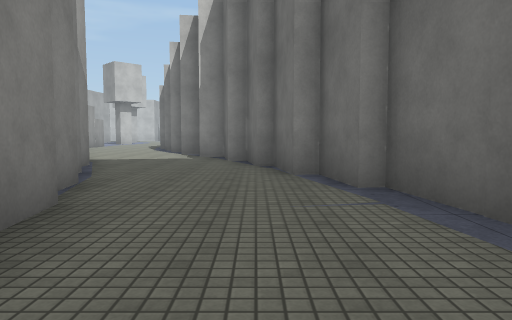
view 1 (above)

19 first-person views from a walk through a Unity game level. The camera is 1.2 m above the floor, tilts 4° down and sees 70° across. The floor is counted in squares, 2 m on a side. Each view is taken from the middle of a square. On the plan, view 1 faces up. The plan holds only what a view shows up to about 10 squares ahead; the rest is blank. The place goes on beyond the plan. The player character is not drawn. Surface patterns are stand-ins for the level's own textures.

view 2
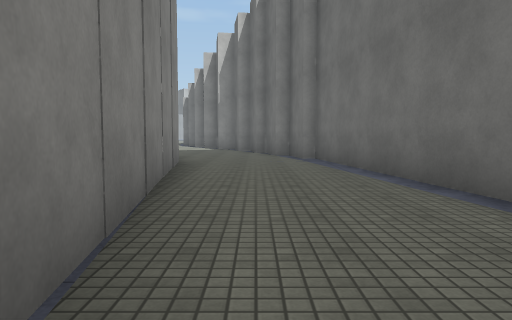

view 3
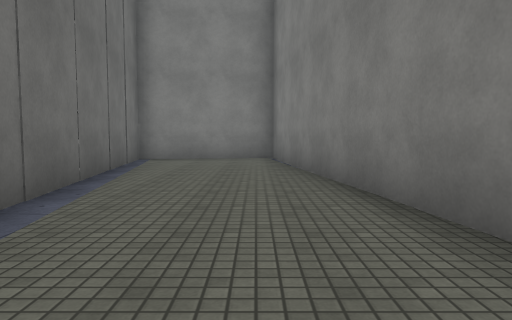

view 4
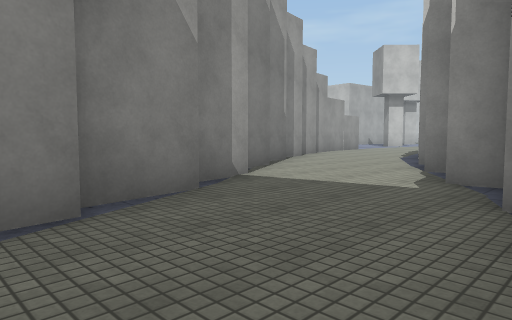

view 5
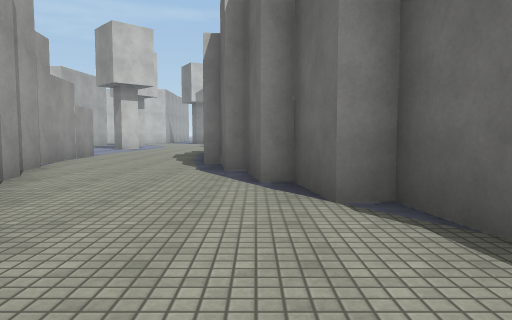

view 6
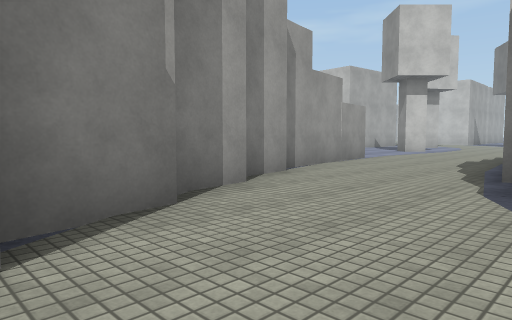

view 7
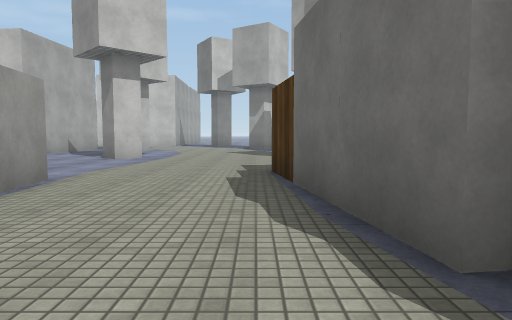

view 8
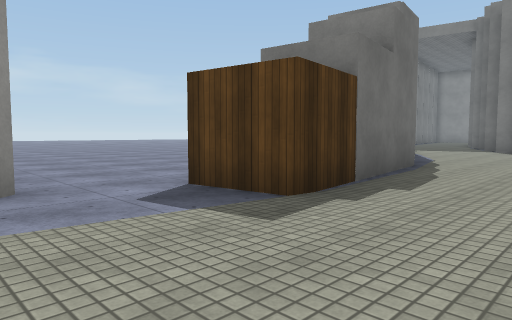

view 9
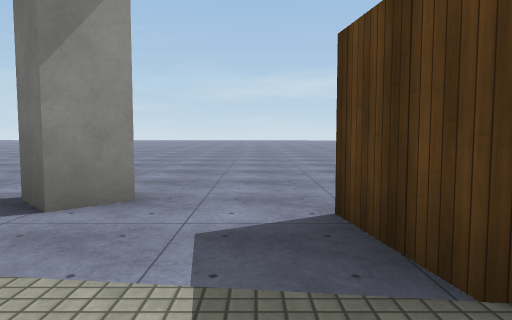

view 10
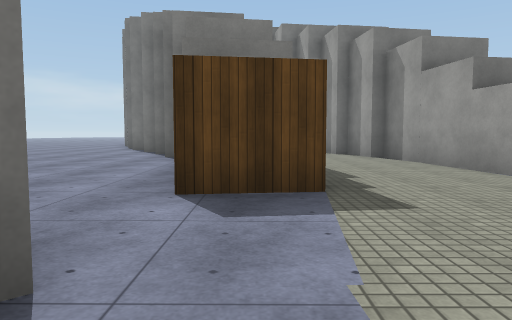

view 11
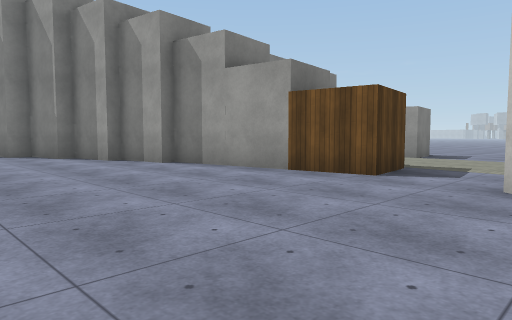

view 12
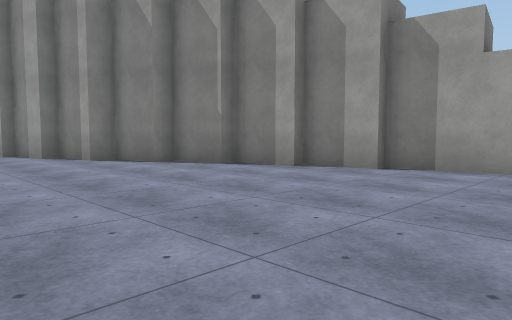

view 13
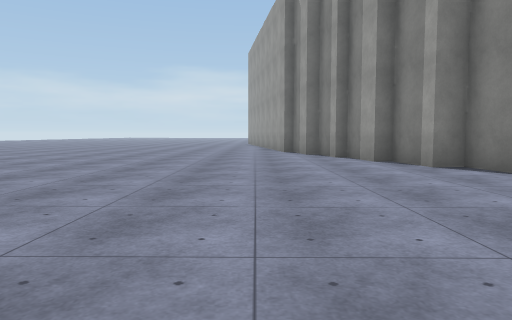

view 14
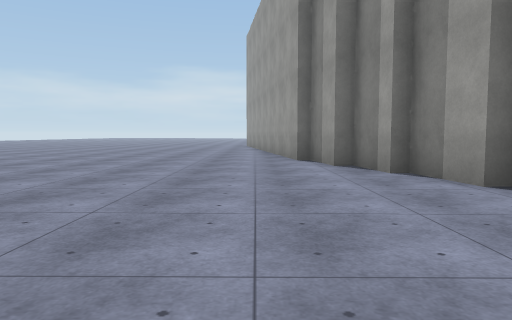

view 15
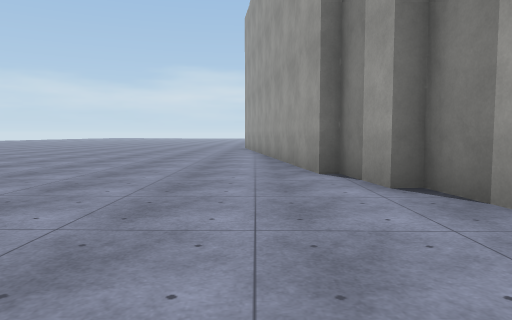

view 16
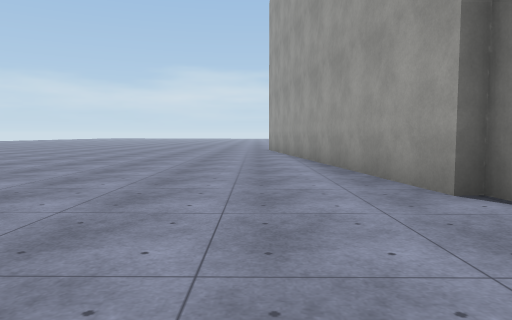

view 17
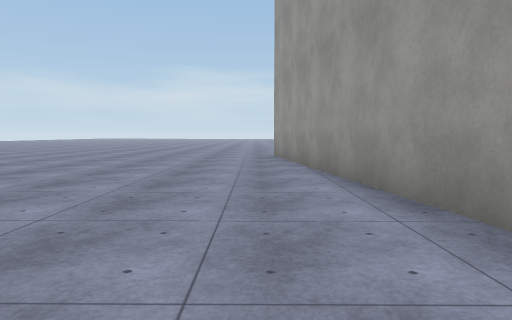

view 18
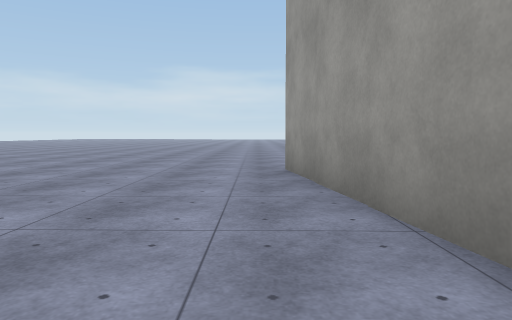

view 19
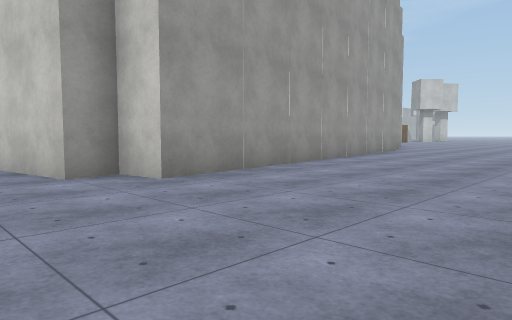

### Floor plan
Points are (right, up) in squares from view 1. A wall is a line through its corners. A room is listed if a view was taken in it or the views show most of it. See-through windows are left out.
Room 1 (views 1, 2, 3, 4, 5, 6, 7, 8, 9, 10, 11, 12, 13, 14, 15, 16, 17, 18, 19)
walls: (1.9, 7.4) (2.1, 5.8); (-0.7, 8.6) (-0.9, 9.9) (-1.5, 9.8) (-1.7, 11.3) (-2.3, 11.2) (-2.5, 12.7) (-2.9, 12.7) (-3.2, 14.2); (2.5, 5.9) (2.7, 4.3); (3, 4.5) (4.5, -6.3) (3.5, -6.5) (3.7, -7.3) (1.3, -7.7); (-3.4, 7.6) (-3.2, 6.1); (-2.9, 6) (-2.8, 5.4); (-4.1, 8.9) (-3.9, 7.8); (-2.3, 4.7) (-2.2, 3.9); (-3.5, 14.1) (-3.7, 15.7) (-4.1, 15.6) (-4.7, 20.2) (-3.2, 20.4) (-2.5, 15.9) (-2.2, 15.9) (-2, 14.4) (-1.6, 14.4) (-1.4, 12.9) (-1, 13) (-0.8, 11.5) (-0.2, 11.6) (0, 10.1) (0.7, 10.1) (0.9, 8.7) (1.3, 8.7) (1.6, 7.2); (-4.9, 10.4) (-4.8, 9.5); (-1.8, 3.2) (-0.4, -6.3) (2.9, -5.8) (1.4, 4.2) (1.2, 4.1) (1, 5.5) (0.6, 5.5) (0.3, 7) (0, 7) (-0.2, 8.4) (-0.7, 8.4); (-5.7, 11.8) (-5.5, 10.3); (-6.4, 13.2) (-6.2, 12); (-2.6, 22.1) (-3.2, 22.7) (-2.6, 23.2); (-8, 19.2) (-7.3, 14.6) (-6.9, 14.7) (-6.8, 13.6)
ways out: opening at (-6.3, 20.5)

Positions as (right, up) in squares from view 1, and headings:
1: (0, 0), facing up
2: (0, -5), facing up
3: (0, 3), facing down
4: (0, 5), facing up-left
5: (-3, 8), facing up
6: (-3, 10), facing up-left
7: (-5, 14), facing up
8: (-7, 23), facing down-right
9: (-6, 21), facing right
10: (-4, 24), facing down
11: (2, 23), facing down-left
12: (4, 19), facing down-left
13: (4, 17), facing down
14: (4, 13), facing down
15: (4, 10), facing down
16: (5, 8), facing down
17: (5, 4), facing down
18: (5, 0), facing down
19: (9, -9), facing up-left
